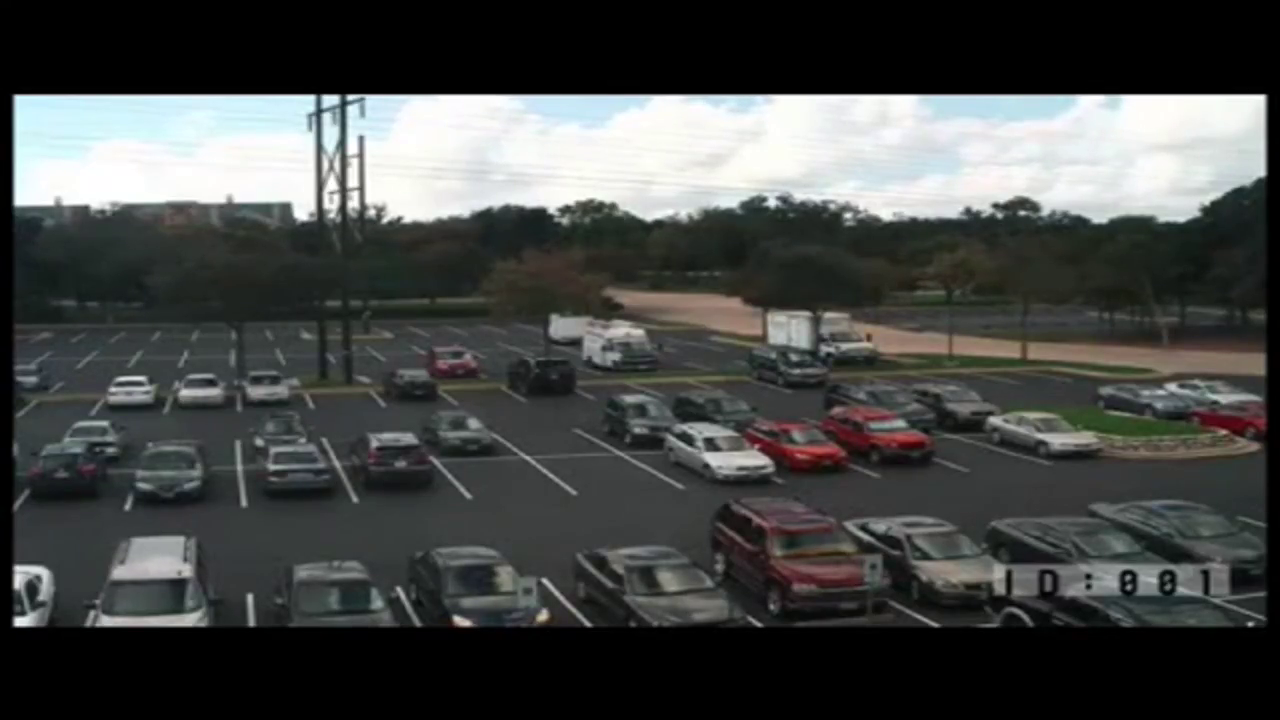
#> input picture frame 90 of Spyder/test.mp4, 1280 x 720 px
$ python test.py
#> lines starting #> are read from the running program, lines starting #| are printed output that depends on the picture; after the words box and inside, x2 and y2 are one past the last pixel; in counts of white or black regions, pixels touching at a corner belong together
import numpy as np
import cv2
import json
#487,603 - parking location
#1020,473 - mean value
block001_data = []
cap = cv2.VideoCapture('test.mp4')

while(cap.isOpened()):
    ret, frame = cap.read()
#> frame is the input picture: shape (720, 1280, 3); mean B, G, R 71.4, 72.7, 70.5

    gray = cv2.cvtColor(frame, cv2.COLOR_BGR2GRAY)
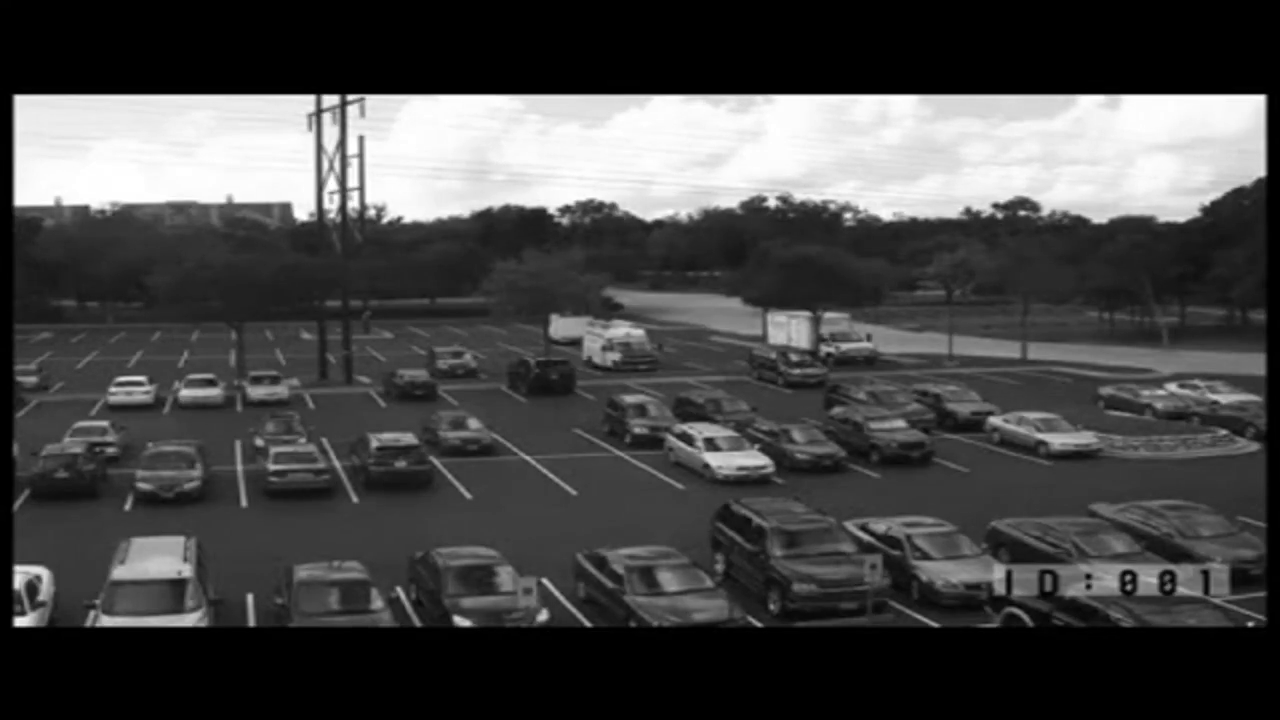
#> gray: shape (720, 1280); min 0, max 255, mean 71.8
    road_color= frame[468:478,1015:1025]
    rgb_value =road_color.mean()
#> rgb_value = 59.36
    parking_color = frame[603:613,487:497]
    rgb_value_parking = parking_color.mean()
#> rgb_value_parking = 67.36

    if(abs(rgb_value_parking-rgb_value)<5):
        cv2.circle(frame,(487,603), 10, (255,255,255), thickness=1, lineType=8, shift=0)
        data = {}
        data["x"]="25"
        data["y"]="245"
        block001_data.append(data)

        block001_json=json.dumps(block001_data)

    if cv2.waitKey(1) & 0xFF == ord('q'):
#> (key q is pressed here)
      break
    cv2.imshow('frame',frame)


cap.release()
cv2.destroyAllWindows()

# [18 lines of commented-out code are left out]

$ run again, starting later in the video
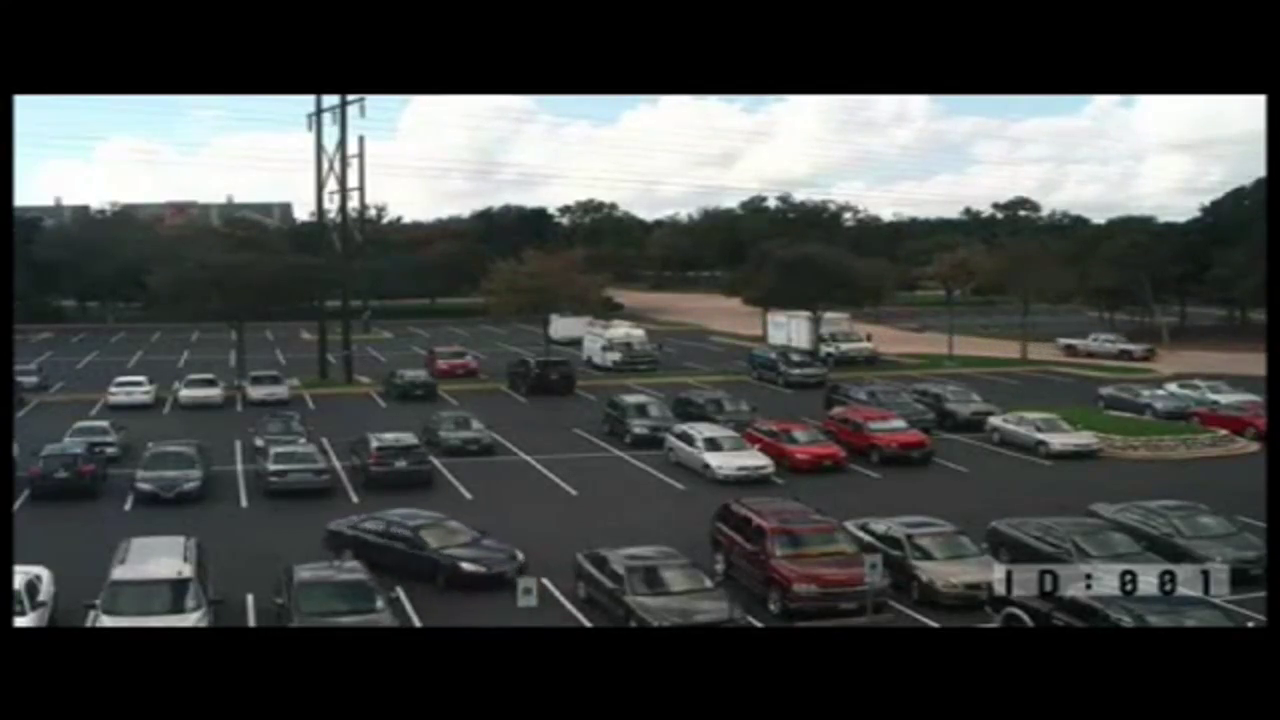
#> input picture frame 405 of Spyder/test.mp4, 1280 x 720 px
#> frame is the input picture: shape (720, 1280, 3); mean B, G, R 70.7, 72.1, 69.5
#> `gray = cv2.cvtColor(frame, cv2.COLOR_BGR2GRAY)`:
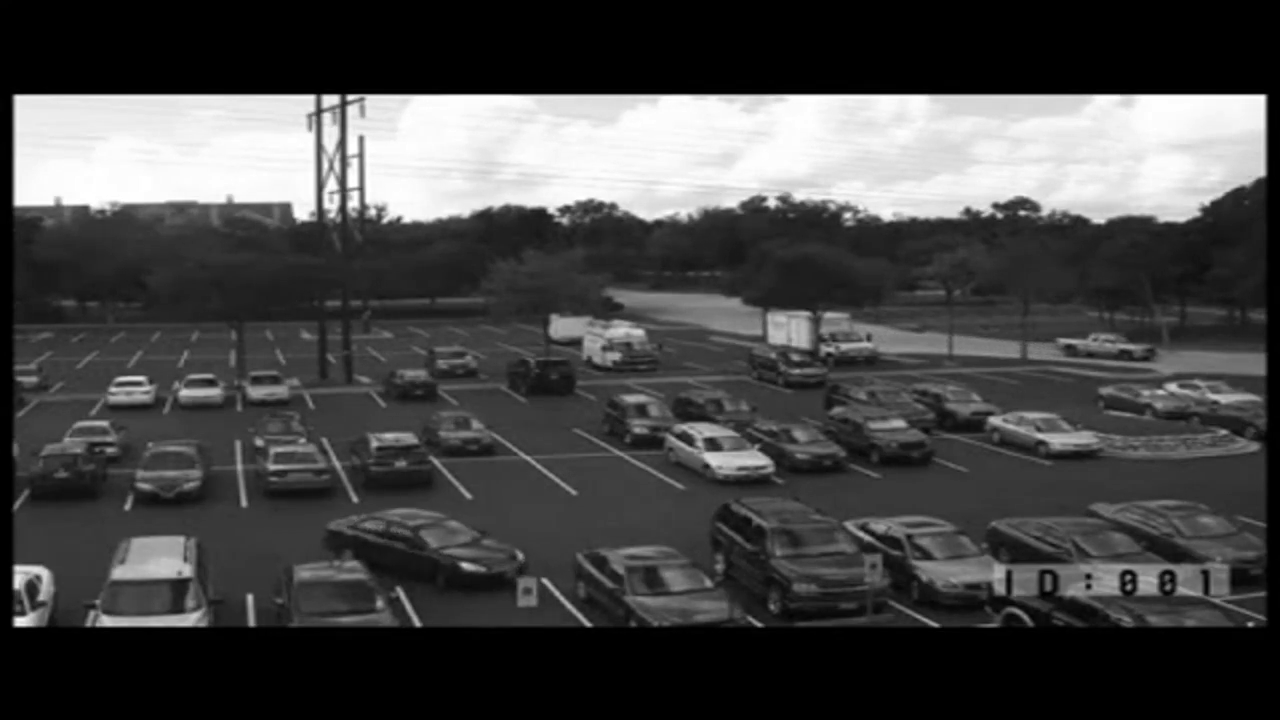
#> gray: shape (720, 1280); min 0, max 255, mean 71.1
#> rgb_value = 55.75
#> rgb_value_parking = 50.66

$ run again, starting later in the video
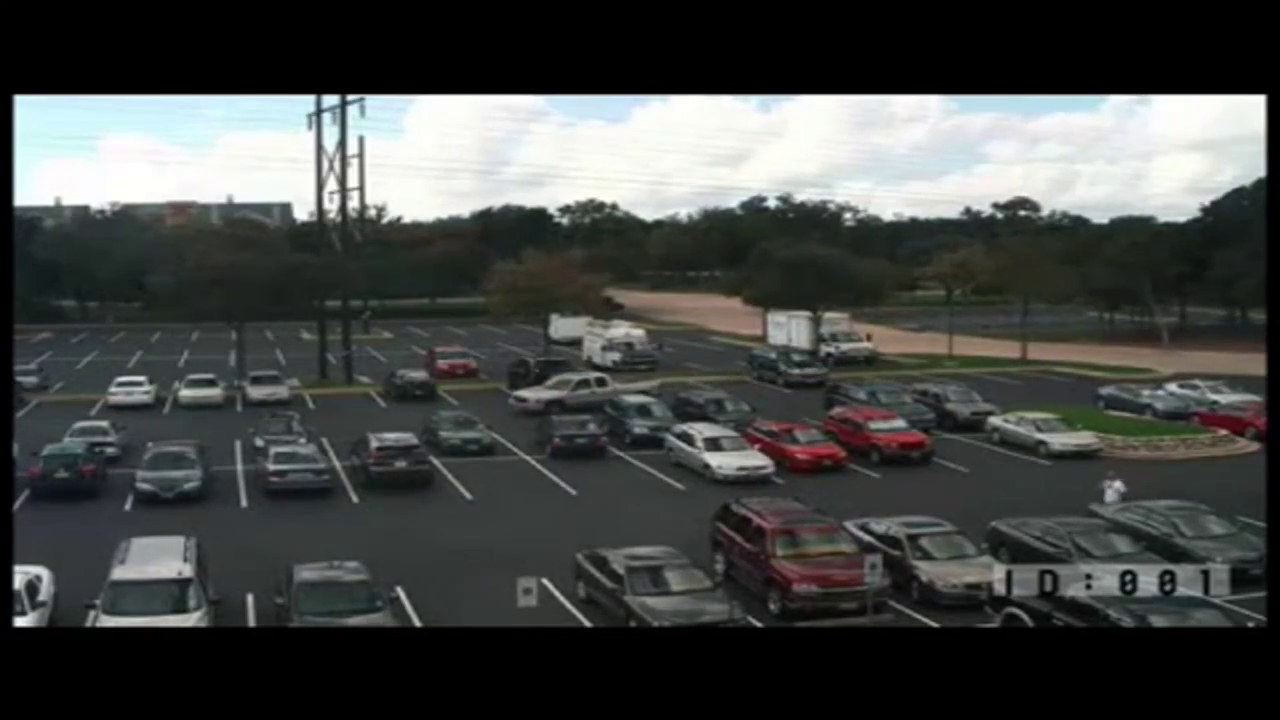
#> input picture frame 720 of Spyder/test.mp4, 1280 x 720 px
#> frame is the input picture: shape (720, 1280, 3); mean B, G, R 70.4, 72, 69.5
#> `gray = cv2.cvtColor(frame, cv2.COLOR_BGR2GRAY)`:
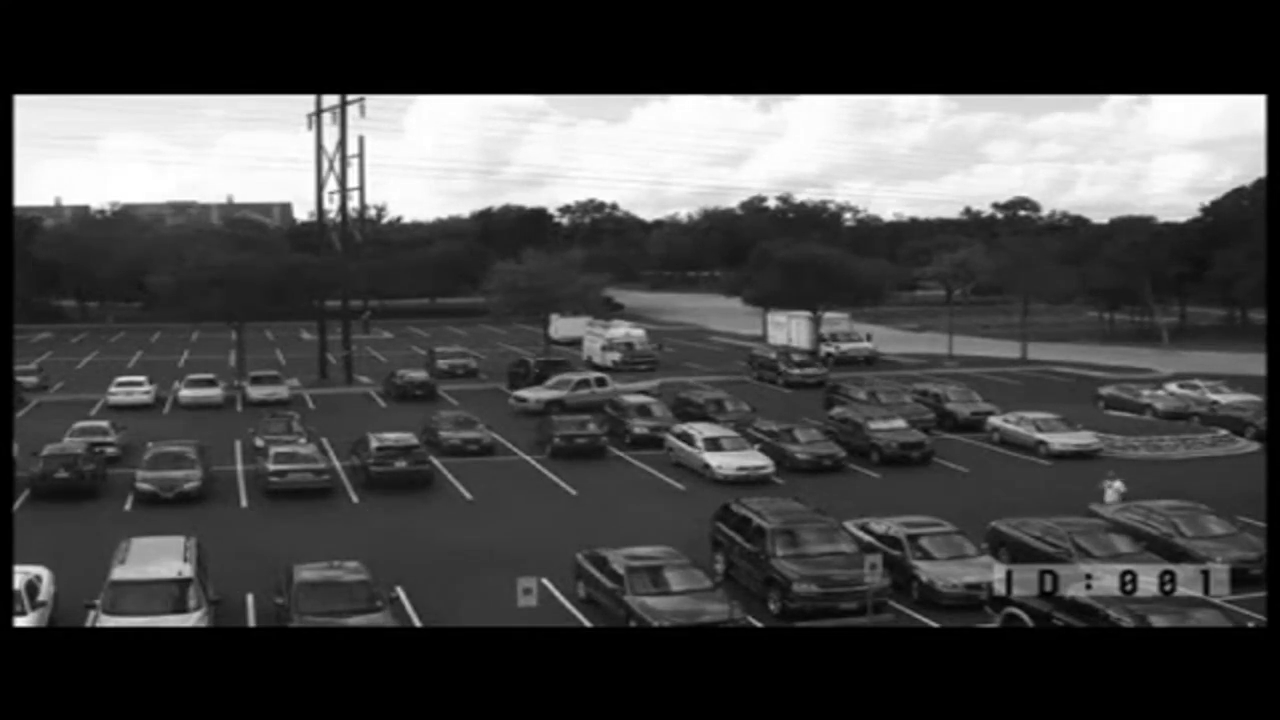
#> gray: shape (720, 1280); min 0, max 255, mean 71
#> rgb_value = 56.13
#> rgb_value_parking = 56.2
#> frame: shape (720, 1280, 3); 0.01% of pixels changed, all inside (x1, y1, x2, y2) = (477, 593, 498, 614)
